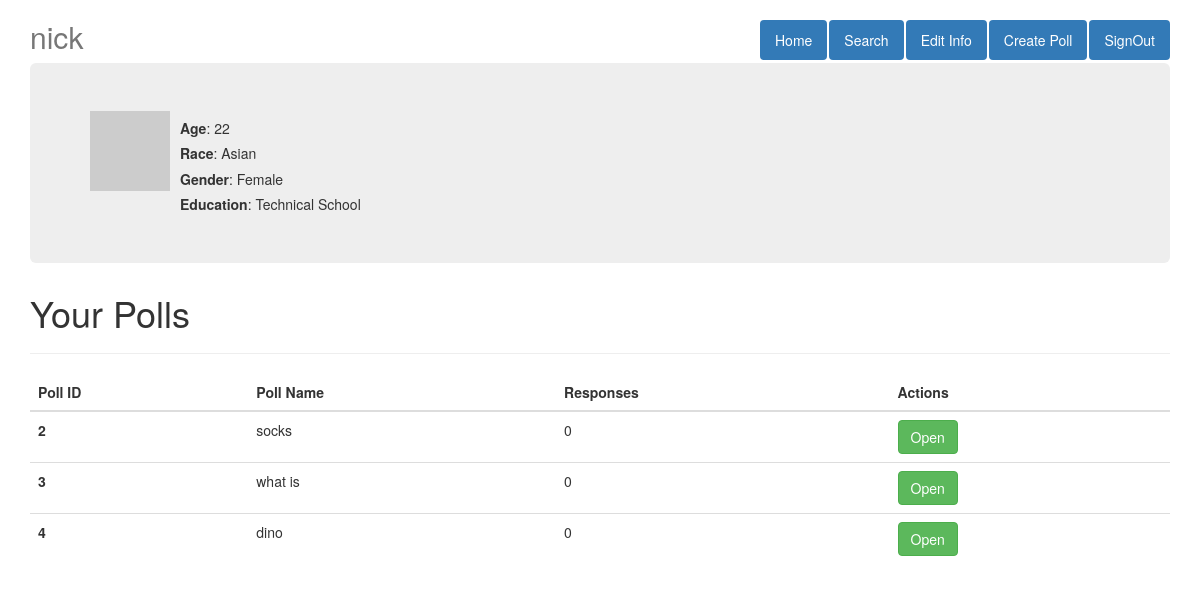
/user/nick (signed in), run on the app's committed database.
### app/models/table_declaration.py (models this page shows, shortened)
class User(db.Model):
    __tablename__ = 'users'
    user_id = db.Column(db.Integer,Sequence('user_id_seq'), primary_key=True)
    user_name = db.Column(db.String(20), unique=True)
    user_email = db.Column(db.String(50), unique=True)
    user_pword = db.Column(db.String(80))
    user_age = db.Column(db.Integer)
    user_race = db.Column(db.String)
    user_gender = db.Column(db.String)
    user_edu = db.Column(db.String)
    def avatar(self, size):
        return 'http://www.gravatar.com/avatar/%s?d=mm&s=%d' % (md5(self.user_email.encode('utf-8')).hexdigest(), size)
    @property
    def is_authenticated(self):
        return True

class Poll(db.Model):
    __tablename__= 'polls'
    poll_id = db.Column(db.Integer, primary_key=True)
    poll_title = db.Column(db.String(50))
    poll_user_id = db.Column(db.Integer, ForeignKey('users.user_id'))
    poll_questions = db.relationship('Question', backref='q', lazy='dynamic')
    poll_responses = db.relationship('PollResponse', backref='r', lazy='dynamic')

### app/views.py (the view)
@app.route('/user/<user_name>', methods=['POST','GET'])
@login_required
def user(user_name):
    user = user_query(user_name, 1)
    polls = get_polls_by_user(user.user_id)
    return render_template('user.html', user=user, polls=list(polls))

### app/models/poll_whisperer.py (called while the page is built)
def get_polls_by_user(user_id):
    polls = db.session.query(Poll).filter_by(poll_user_id=user_id).all()
    db.session.close()
    return polls

### app/models/user_whisperer.py (called while the page is built)
def user_query(data, opt=0):
    q = None
    if opt is 0: q = db.session.query(User).filter_by(user_id=data).first()
    elif opt is 1: q = db.session.query(User).filter_by(user_name=data).first()
    elif opt is 2: q = db.session.query(User).filter_by(user_email=data).first()
    elif opt is 3: q = db.session.query(User).filter_by(user_pword=data).first()
    db.session.close()
    return q

### app/views.py (called while the page is built)
@lm.user_loader
def load_user(user_id):
    return User.query.get(int(user_id))

@app.before_request
def before_request():
    g.user = current_user

### app/templates/user.html (shortened to what this page needs)
<!DOCTYPE html>
<html lang="en">
<head>
    <link href="https://maxcdn.bootstrapcdn.com/bootstrap/3.3.7/css/bootstrap.min.css" rel="stylesheet">
    <link href="http://getbootstrap.com/examples/jumbotron-narrow/jumbotron-narrow.css" rel="stylesheet">
</head>
<body>
    <div class="container">
        <div class="header">
            <nav>
                <ul class="nav nav-pills pull-right">
                    <li role="presentation" class="active"><a href="{{url_for('user',user_name=g.user.user_name)}}">Home</a>
                    </li>
                    <li role="presentation" class="active"><a href="{{url_for('search')}}">Search</a>
                    </li>
                    <li role="presentation" class="active"><a href="{{url_for('edit',user_name=g.user.user_name)}}">Edit Info</a>
                    </li>
                    <li role="presentation" class="active"><a href="{{url_for('showCreatePoll')}}">Create Poll</a>
                    </li>
                    <li role="presentation" class="active"><a href="{{url_for('signOut')}}">SignOut</a>
                    </li>
                </ul>
            </nav>
            <h2 class="text-muted">  {{user.user_name}}</h2>
        </div>
        <div style="height: 200px;" class="jumbotron">
            <div style="float:left;">
                <img src="{{user.avatar(128)}}">
            </div>
            <div style="float: left; margin-left: 10px;">
                <h5> <b>Age</b>: {{ user.user_age }}</h5>
                <h5> <b>Race</b>: {{ user.user_race }}</h5>
                <h5> <b>Gender</b>: {{ user.user_gender }}</h5>
                <h5> <b>Education</b>: {{ user.user_edu }}</h5>
            </div>
        </div>
        <div id="poll_results">
          <h1>Your Polls</h1>
          <hr>
          <table class="table">
					<thead>
						<tr>
							<th scope="col">Poll ID</th>
							<th scope="col">Poll Name</th>
							<th scope="col">Responses</th>
							<th scope="col">Actions</th>
						</tr>
					</thead>
					<tbody>
						{% for poll in polls %}
						<tr>
							<th scope="row">{{poll.poll_id}}</th>
							<td>{{poll.poll_title}}</td>
							<td>0</td>
							<td>
         	 			<button class="btn btn-success" onclick="window.location.href='/poll/{{poll.poll_id}}'">Open</button>
							</td>
						</tr>
						{% endfor %}
					</tbody>
					</table>
        </div>
    </div>
</body>
</html>

### data on the page
User: user_name "nick", user_age "22", user_race "Asian", user_gender "Female", user_edu "Technical School"
Poll: poll_id "2", poll_title "socks"
Poll: poll_id "3", poll_title "what is"
Poll: poll_id "4", poll_title "dino"
